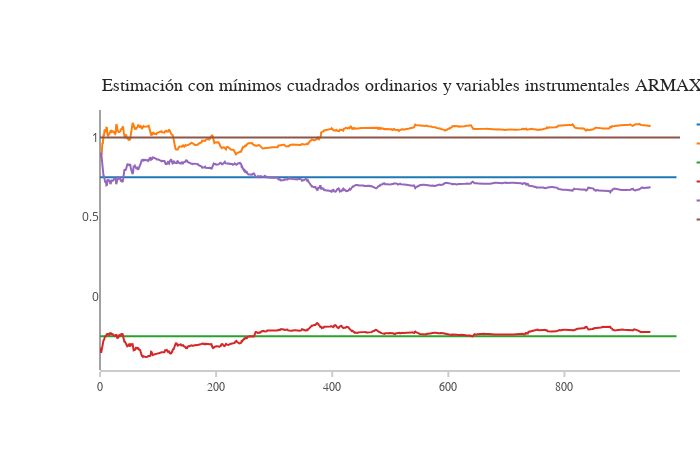

Here is the notebook cell this chart was saved with:
### Code cell
trace = go.Scatter(
    y = a1,
    x = np.arange(nobs),
    name = 'Parametro a1')

trace1 = go.Scatter(
    y = c3,
    x = np.arange(nobs),
    name = 'Estimacion a1')

trace2 = go.Scatter(
    y = a2,
    x = np.arange(nobs),
    name = 'Parametro a2')

trace3 = go.Scatter(
    y = c2,
    x = np.arange(nobs),
    name = 'Estimacion a2')

trace4 = go.Scatter(
    y = c1,
    x = np.arange(nobs),
    name = 'Estimación b')

trace5 = go.Scatter(
    y = [1 for _ in range(nobs)],
    x = np.arange(nobs),
    name = 'Parámetro b')


layout = go.Layout(
    xaxis=dict(
        showline=True,
        showgrid=False,
        showticklabels=True,
        linecolor='rgb(204, 204, 204)',
        linewidth=2,
        ticks='outside',
        tickcolor='rgb(204, 204, 204)',
        tickwidth=2,
        ticklen=5,
        tickfont=dict(
            family='Arial',
            size=12,
            color='rgb(82, 82, 82)',
        ),
    ),
    yaxis=dict(
        showgrid=False,
        zeroline=False,
        showline=False,

        showticklabels=True,
    ),
    autosize=False,
    margin=dict(
        autoexpand=False,
        l=100,
        r=20,
        t=110,
    )
)

annotations = []
annotations.append(dict(xref='paper', yref='paper', x=0.0, y=1.05,
                              xanchor='left', yanchor='bottom',
                              text='Estimación con mínimos cuadrados ordinarios y variables instrumentales ARMAX',
                              font=dict(family='Arial',
                                        size=18,
                                        color='rgb(37,37,37)'),
                              showarrow=False))

layout['annotations'] = annotations

layout['annotations'] = annotations
traces = [trace, trace1, trace2, trace3, trace4, trace5]

fig = go.Figure(data=traces, layout=layout)
py.iplot(fig,filename='ARMAX2')

### Figure 1 — Plotly figure (JSON) as saved in the notebook; plotly's stock layout.template omitted (floating-point values rounded to 4 significant figures; data arrays with more than 128 entries replaced by an {"elided": "..."} marker saying what was removed)
{"data": [{"name": "Parametro a1", "type": "scatter", "x": {"elided": "1000 int values"}, "y": {"elided": "994 float values"}}, {"name": "Estimacion a1", "type": "scatter", "x": {"elided": "1000 int values"}, "y": {"elided": "949 float values"}}, {"name": "Parametro a2", "type": "scatter", "x": {"elided": "1000 int values"}, "y": {"elided": "994 float values"}}, {"name": "Estimacion a2", "type": "scatter", "x": {"elided": "1000 int values"}, "y": {"elided": "949 float values"}}, {"name": "Estimación b", "type": "scatter", "x": {"elided": "1000 int values"}, "y": {"elided": "949 float values"}}, {"name": "Parámetro b", "type": "scatter", "x": {"elided": "1000 int values"}, "y": {"elided": "1000 int values"}}], "layout": {"annotations": [{"font": {"color": "rgb(37,37,37)", "family": "Arial", "size": 18}, "showarrow": false, "text": "Estimación con mínimos cuadrados ordinarios y variables instrumentales ARMAX", "x": 0, "xanchor": "left", "xref": "paper", "y": 1.05, "yanchor": "bottom", "yref": "paper"}], "autosize": false, "height": 450, "margin": {"autoexpand": false, "l": 100, "r": 20, "t": 110}, "width": 700, "xaxis": {"autorange": true, "linecolor": "rgb(204, 204, 204)", "linewidth": 2, "range": [0, 999], "showgrid": false, "showline": true, "showticklabels": true, "tickcolor": "rgb(204, 204, 204)", "tickfont": {"color": "rgb(82, 82, 82)", "family": "Arial", "size": 12}, "ticklen": 5, "ticks": "outside", "tickwidth": 2, "type": "linear"}, "yaxis": {"autorange": true, "range": [-0.4617, 1.172], "showgrid": false, "showline": false, "showticklabels": true, "type": "linear", "zeroline": false}}}
